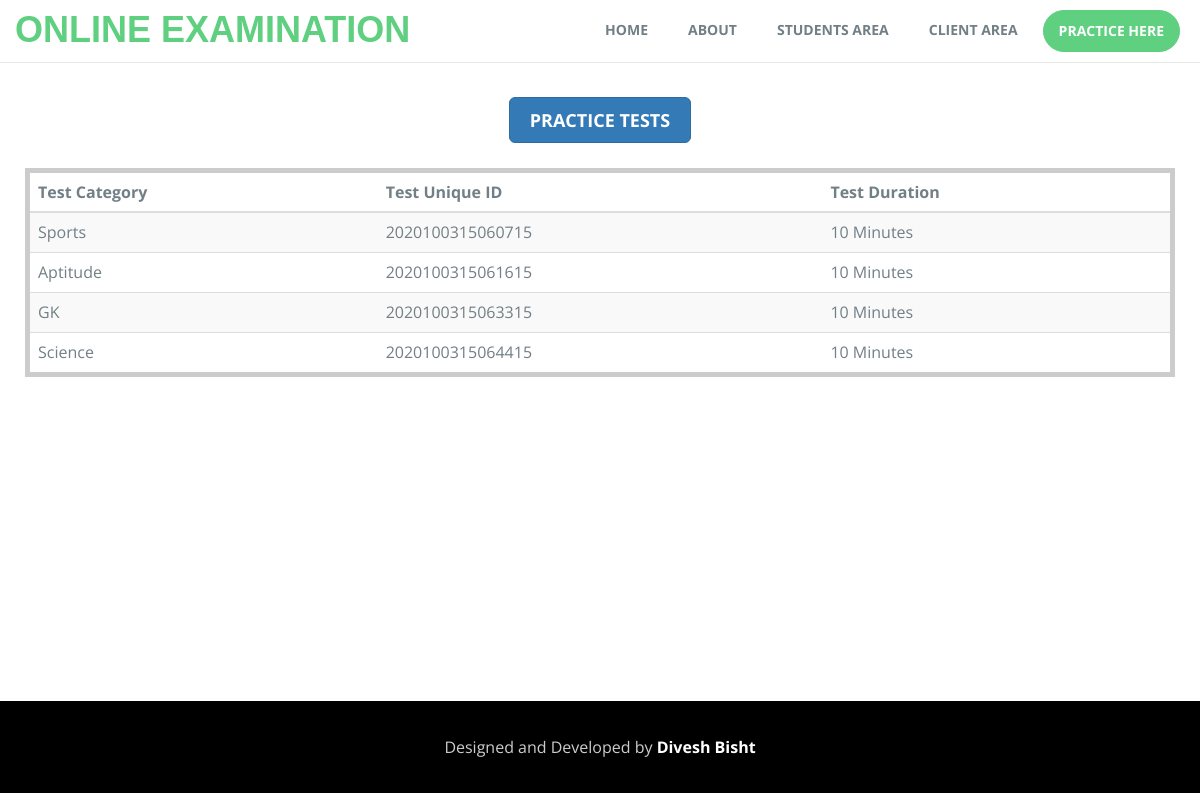
Page /trytest on the committed database.
### myapp/models.py (models this page shows, shortened)
class testDetail(models.Model):
    test_id = models.CharField(max_length=50, unique=True)
    client_id = models.CharField(max_length=100, default=0)
    testtitle = models.CharField(max_length=250)
    testduration = models.CharField(max_length=30)
    date = models.DateTimeField(default=timezone.now, blank=True)

### myapp/views.py (the view)
# urls.py: path('trytest', views.trytest, name='trytest'),
def trytest(request):
	cemail = clientProfile.objects.get(email="admin@admin.com")
	tests = testDetail.objects.filter(client_id= cemail.id)
	return render(request, 'myapp/trytest.html', {'tests': tests})

### myapp/templates/myapp/trytest.html (shortened to what this page needs)
<!doctype html>
<html class="no-js" lang="en">
<head>
  <meta name="viewport" content="width=device-width, initial-scale=1"> {% load static %}
  <link rel="stylesheet" href="https://maxcdn.bootstrapcdn.com/bootstrap/3.3.7/css/bootstrap.min.css"
>
  <link rel="stylesheet" href="{% static 'css/style1.css' %}" type="text/css" />
  <link rel="stylesheet" href="{% static 'css/imagehover.min.css' %}" type="text/css" />
</head>
<body style="height: 100%">
  <div style="min-height: 87.6%">
    <nav class="navbar navbar-default navbar-static-top">
      <div class="container">
        <div class="navbar-header">
          <a class="navbar-brand" href="/">ONLINE EXAMINATION</a>
        </div>
        <div class="collapse navbar-collapse" id="myNavbar">
          <ul class="nav navbar-nav navbar-right">
            <li><a href="/">HOME</a></li>
            <li><a href="/about">ABOUT</a></li>
            <li><a href="/studentlogin">STUDENTS AREA</a></li>
            <li><a href="/clientlogin">CLIENT AREA</a></li>
            <li class="btn-trial"><a href="/trytest">PRACTICE HERE </a></li>
          </ul>
        </div>
      </div>
    </nav>
    <br>
    <div class="container" style="background: #fff;padding: 10px;border-radius:5px">
      <center>
        <a class="btn btn-primary btn-lg"><b>PRACTICE TESTS</b></a>
      </center>
      <br>
      <table class="table table-striped" style="max-height: 400px;overflow: auto;border:5px solid #ccc">
        <thead>
          <tr>
            <th>Test Category</th>
            <th>Test Unique ID</th>
            <th> Test Duration </th>
          </tr>
        </thead>
        {% for i in tests %}
        <tr>
          <td>{{ i.testtitle }}</td>
          <td>{{ i.test_id }}</td>
          <td>{{ i.testduration }} Minutes</td>
        </tr>
        {% endfor %}
      </table>
    </div>
  </div>
  <center>
    <footer id="footer" class="footer" style="padding: 17px 0">
       <div style="text-align: center">
        <footer id="footer" class="footer" style="padding: 17px 0">
            <div class="credits">
                Designed and Developed by <a href="/"><b> Divesh Bisht</b></a><br>
            </div>
        </footer>
    </div>
    </footer>
  </center>
</body>
</html>

### static/css/style1.css (style rules this page uses)
html { height: 100%; width: 100%; }
body { min-height: 100%; }
body { font-size: 15px; line-height: 1.52; color: #717f86; font-size: 16px; font-family: 'Open Sans', sans-serif; font-weight: 400; }
ol, ul { list-style: none; }
table { border-collapse: collapse; border-spacing: 0; }
a { color: #5fcf80; }
.navbar-default .navbar-brand { color: #5FCF80; }
.navbar-default { background-color: #fff; }
.navbar-default .navbar-nav > li > a { color: #717f86; font-size: 14px; font-weight: 700; }
.navbar-nav > li > a { padding: 0px; margin: 10px 5px; padding: 10px 15px; }
.btn-trial a { background-color: #5FCF80; border-radius: 25px; color: #ffffff !important; border: 1px solid #5FCF80; }
.navbar-default .navbar-brand { font-family: 'Dosis', sans-serif !important; font-weight: 700; text-transform: uppercase; padding: 0px; height: inherit; font-size: 36px; margin: 20px 0px; }
.navbar { margin-bottom: 0px; }
.footer { background: #000; color: #ccc; }
.footer a { color: #fff; }
.btn { padding: 10px 20px; }

### rows in the picture
testDetail: testtitle "Sports", test_id "2020100315060715", testduration "10"
testDetail: testtitle "Aptitude", test_id "2020100315061615", testduration "10"
testDetail: testtitle "GK", test_id "2020100315063315", testduration "10"
testDetail: testtitle "Science", test_id "2020100315064415", testduration "10"
